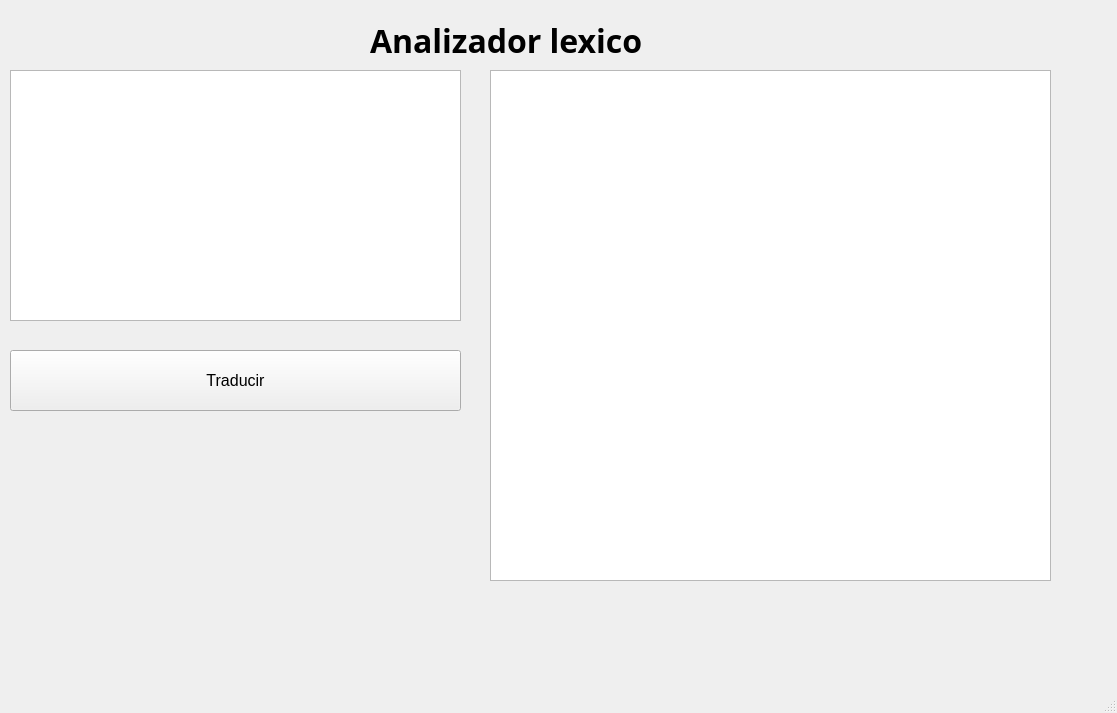
<?xml version="1.0" encoding="UTF-8"?>
<ui version="4.0">
 <class>MainWindow</class>
 <widget class="QMainWindow" name="MainWindow">
  <property name="geometry">
   <rect>
    <x>0</x>
    <y>0</y>
    <width>1117</width>
    <height>713</height>
   </rect>
  </property>
  <property name="windowTitle">
   <string>MainWindow</string>
  </property>
  <widget class="QWidget" name="centralwidget">
   <widget class="QTableWidget" name="tableWidget">
    <property name="geometry">
     <rect>
      <x>490</x>
      <y>70</y>
      <width>561</width>
      <height>511</height>
     </rect>
    </property>
   </widget>
   <widget class="QPushButton" name="pushButton">
    <property name="geometry">
     <rect>
      <x>10</x>
      <y>350</y>
      <width>451</width>
      <height>61</height>
     </rect>
    </property>
    <property name="font">
     <font>
      <pointsize>12</pointsize>
     </font>
    </property>
    <property name="text">
     <string>Traducir</string>
    </property>
   </widget>
   <widget class="QLabel" name="label">
    <property name="geometry">
     <rect>
      <x>370</x>
      <y>20</y>
      <width>361</width>
      <height>41</height>
     </rect>
    </property>
    <property name="font">
     <font>
      <family>Bahnschrift</family>
      <pointsize>24</pointsize>
      <weight>75</weight>
      <bold>true</bold>
     </font>
    </property>
    <property name="text">
     <string>Analizador lexico</string>
    </property>
   </widget>
   <widget class="QPlainTextEdit" name="plainTextEdit_2">
    <property name="geometry">
     <rect>
      <x>10</x>
      <y>70</y>
      <width>451</width>
      <height>251</height>
     </rect>
    </property>
   </widget>
  </widget>
  <widget class="QMenuBar" name="menubar">
   <property name="geometry">
    <rect>
     <x>0</x>
     <y>0</y>
     <width>1117</width>
     <height>21</height>
    </rect>
   </property>
  </widget>
  <widget class="QStatusBar" name="statusbar"/>
 </widget>
 <resources/>
 <connections/>
</ui>
